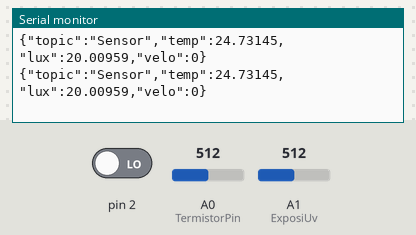
This sketch was run on a simulated Arduino Uno, built with avr-gcc and run on an emulated ATmega328P. Shown: the last lines printed to the serial monitor. The inputs (shaded band) are chosen by the test bench; at power-on: A0 (TermistorPin) = 512, A1 (ExposiUv) = 512, pin 2 LOW.

Above: at 1.2 s.
1.3 s: A0 (TermistorPin) set to 716
At 2.3 s:
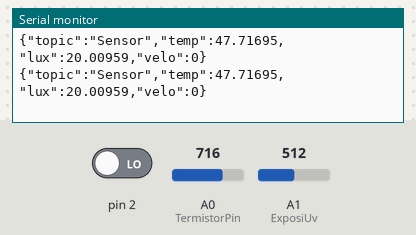
4.3 s: A1 (ExposiUv) set to 306
At 5.0 s:
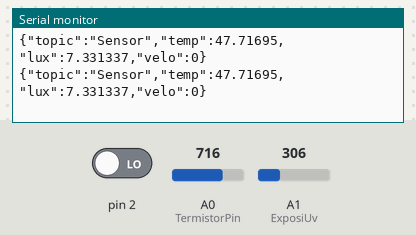
7.3 s: A0 (TermistorPin) set to 900
At 7.8 s:
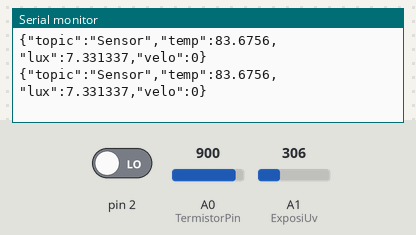
10.3 s: A1 (ExposiUv) set to 122
At 11.4 s:
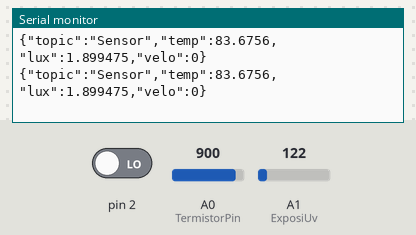
Timing chart, 0 to 12.9 s (numbered marks = the images above; inputs shaded):
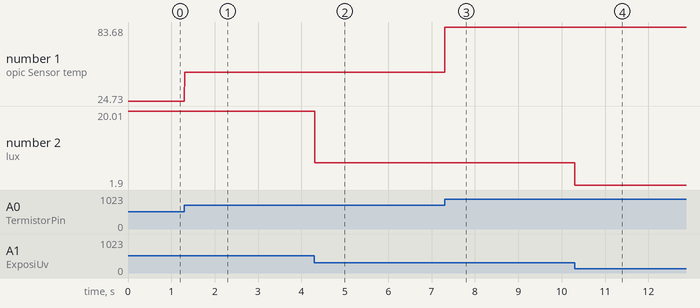

The sketch:

global.ino
```cpp
#include <ArduinoJson.h>
const int TAMANHO = 200;

volatile unsigned long cont = 0;
unsigned long tempo = 0;
long VeloAngu = 0;
long VeloMs = 0;
long VeloKmh = 0;
long Vlc;

int ExposiUv = A1;
int Vout;
float R3 = 10000;
float Alpha=0.85;
float Rdark = 127410;
float Rldr, uv, L;

int TermistorPin = A0;
int Vo;
float R1 = 10000;
float logR2, R2, T, Tc, Tf, temp;
float c1 = 1.009249522e-03, c2 = 2.378405444e-04, c3 = 2.019202697e-07; //valores constante para calculo

void setup() {
  Serial.begin(115200);
  pinMode(TermistorPin, INPUT);
  pinMode(ExposiUv, INPUT);
  pinMode(2, INPUT);
  attachInterrupt(digitalPinToInterrupt(2), interrupcao, RISING);
}

void loop() {
  temp = readTemp(TermistorPin);
  uv = readUv(ExposiUv);
  //Verificando se o tempo passou
  if( (millis() - tempo) > 999){
    tempo = millis();

    VeloAngu = 2 * 3.14 * cont;
    VeloMs = VeloAngu * 0.3;
    VeloKmh = VeloMs * 3.6;

    cont = 0;
  }
  //formato de leitura do node-red
  StaticJsonDocument <TAMANHO> json;
  json["topic"] = "Sensor";
  json["temp"] = Tc;
  json["lux"] = L;
  json["velo"] = VeloKmh;
  serializeJson( json, Serial);
  Serial.println();
}

//função que faz leitura da temperatura e retorna o valor em graus celcius
float readTemp(int ThermistorPin){

  Vo = analogRead(ThermistorPin);
  R2 = R1 * (1023.0 / (float)Vo - 1.0); //calculo R2, demonstração no arquivo pdf da aula
  logR2 = log(R2);
  T = (1.0 / (c1 + c2*logR2 + c3*logR2*logR2*logR2));// Equação de Steinhart–Hart
  Tc = T - 273.15;
  return Tc;
}
//função que faz a leitura dos raios em UV
float readUv (int ExposiUv){
  Vout = analogRead(ExposiUv);
  Rldr = R3 *( 1023.0 / (float) Vout - 1.0);
  L = pow(Rdark/Rldr, 1/Alpha);
  return L;
}
void interrupcao(){
  cont++;
}
```

Measured:
- after the input at 1.3 s, the serial monitor: prints a new line at once (image 1)
- after the input at 4.3 s, the serial monitor: prints a new line at once (image 2)
- after the input at 7.3 s, the serial monitor: prints a new line at once (image 3)
- after the input at 10.3 s, the serial monitor: prints a new line at once (image 4)
- plotted number 1: 24.73 → 47.72 after the input at 1.3 s, 47.72 → 83.68 after the input at 7.3 s
- plotted number 2: 20.01 → 7.33 after the input at 4.3 s, 7.33 → 1.9 after the input at 10.3 s
